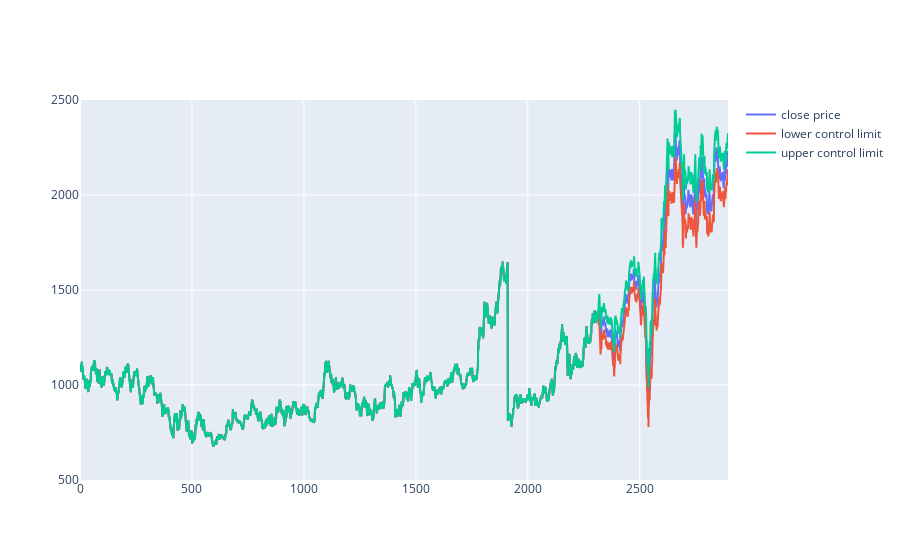

The code cell stored with this chart in its notebook:
### Code cell
fig = go.Figure()
fig.add_trace(go.Scatter(x=data.index, y=data['close'], mode='lines', name='close price'))
fig.add_trace(go.Scatter(x=df.index, y=df['lcl'], mode='lines', name='lower control limit'))
fig.add_trace(go.Scatter(x=df.index, y=df['ucl'], mode='lines', name='upper control limit'))
# fig.add_trace(go.Scatter(x=df.index[2316:2416], y=preds, mode='lines', name='predictions'))


# fig.update_xaxes(range=["2009-11-01", "2021-11-01"])
fig.update_yaxes(range=[500, 2500])

### Figure 1 — Plotly figure (JSON) as saved in the notebook; plotly's stock layout.template omitted (floating-point values rounded to 4 significant figures; data arrays with more than 128 entries replaced by an {"elided": "..."} marker saying what was removed)
{"data": [{"mode": "lines", "name": "close price", "type": "scatter", "x": {"elided": "2895 int values"}, "y": {"elided": "2895 float values"}}, {"mode": "lines", "name": "lower control limit", "type": "scatter", "x": {"elided": "2895 int values"}, "y": {"elided": "2895 float values"}}, {"mode": "lines", "name": "upper control limit", "type": "scatter", "x": {"elided": "2895 int values"}, "y": {"elided": "2895 float values"}}], "layout": {"yaxis": {"range": [500, 2500]}}}
